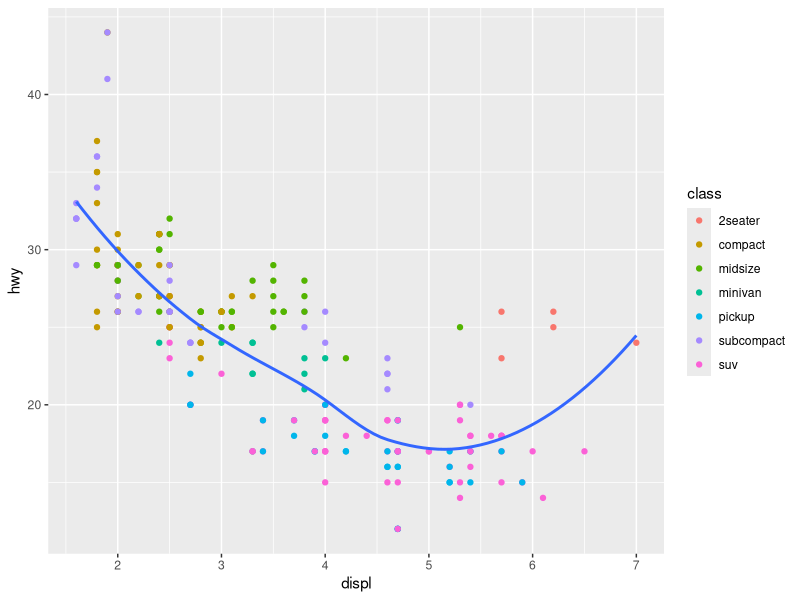

Write the R code that produced this figure.
## ---- chunk 1
library(dplyr)
library(ggplot2)
mpg %>% ggplot(aes(displ, hwy)) + 
  geom_point(aes(color = class)) + 
  geom_smooth(se = FALSE)

